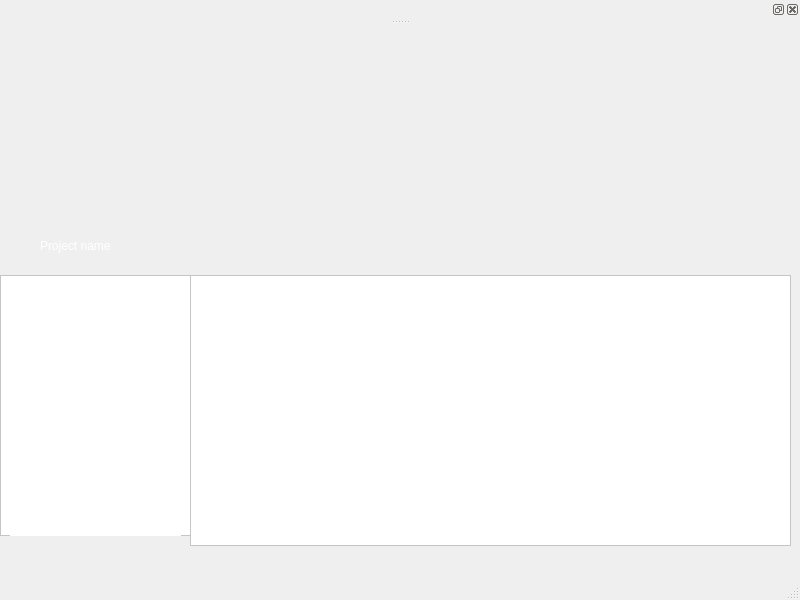
<?xml version="1.0" encoding="UTF-8"?>
<ui version="4.0">
 <class>MainWindow</class>
 <widget class="QMainWindow" name="MainWindow">
  <property name="geometry">
   <rect>
    <x>0</x>
    <y>0</y>
    <width>800</width>
    <height>600</height>
   </rect>
  </property>
  <property name="minimumSize">
   <size>
    <width>800</width>
    <height>600</height>
   </size>
  </property>
  <property name="maximumSize">
   <size>
    <width>800</width>
    <height>600</height>
   </size>
  </property>
  <property name="windowTitle">
   <string>MainWindow</string>
  </property>
  <widget class="QWidget" name="centralwidget">
   <widget class="QLabel" name="bg">
    <property name="geometry">
     <rect>
      <x>-50</x>
      <y>-51</y>
      <width>931</width>
      <height>351</height>
     </rect>
    </property>
    <property name="text">
     <string/>
    </property>
    <property name="pixmap">
     <pixmap>Bg1.png</pixmap>
    </property>
    <property name="indent">
     <number>0</number>
    </property>
   </widget>
   <widget class="QLabel" name="name">
    <property name="geometry">
     <rect>
      <x>40</x>
      <y>180</y>
      <width>601</width>
      <height>81</height>
     </rect>
    </property>
    <property name="styleSheet">
     <string notr="true">font: 75 24pt &quot;MS Shell Dlg 2&quot;;
color: rgb(255, 255, 255);</string>
    </property>
    <property name="text">
     <string>Project name</string>
    </property>
   </widget>
   <widget class="QFrame" name="menu">
    <property name="geometry">
     <rect>
      <x>0</x>
      <y>250</y>
      <width>191</width>
      <height>261</height>
     </rect>
    </property>
    <property name="styleSheet">
     <string notr="true">background-color: rgb(255, 255, 255);</string>
    </property>
    <property name="frameShape">
     <enum>QFrame::StyledPanel</enum>
    </property>
    <property name="frameShadow">
     <enum>QFrame::Raised</enum>
    </property>
    <widget class="QLabel" name="sourcecodeLabel">
     <property name="geometry">
      <rect>
       <x>10</x>
       <y>80</y>
       <width>171</width>
       <height>51</height>
      </rect>
     </property>
     <property name="styleSheet">
      <string notr="true">color: rgb(0,0,0);
font: 75 20pt &quot;MS Shell Dlg 2&quot;;</string>
     </property>
     <property name="text">
      <string/>
     </property>
     <property name="pixmap">
      <pixmap>sourcecode_button.png</pixmap>
     </property>
    </widget>
    <widget class="QLabel" name="photosLabel">
     <property name="geometry">
      <rect>
       <x>10</x>
       <y>150</y>
       <width>171</width>
       <height>51</height>
      </rect>
     </property>
     <property name="styleSheet">
      <string notr="true">color: rgb(0,0,0);
font: 75 20pt &quot;MS Shell Dlg 2&quot;;</string>
     </property>
     <property name="text">
      <string/>
     </property>
     <property name="pixmap">
      <pixmap>photos_button.png</pixmap>
     </property>
    </widget>
    <widget class="QLabel" name="commentsLabel">
     <property name="geometry">
      <rect>
       <x>10</x>
       <y>220</y>
       <width>171</width>
       <height>41</height>
      </rect>
     </property>
     <property name="styleSheet">
      <string notr="true">color: rgb(0,0,0);
font: 75 20pt &quot;MS Shell Dlg 2&quot;;</string>
     </property>
     <property name="text">
      <string/>
     </property>
     <property name="pixmap">
      <pixmap>comments_button.png</pixmap>
     </property>
    </widget>
    <widget class="QLabel" name="descriptionLabel">
     <property name="geometry">
      <rect>
       <x>10</x>
       <y>10</y>
       <width>171</width>
       <height>51</height>
      </rect>
     </property>
     <property name="styleSheet">
      <string notr="true">color: rgb(0,0,0);
font: 75 20pt &quot;MS Shell Dlg 2&quot;;</string>
     </property>
     <property name="text">
      <string/>
     </property>
     <property name="pixmap">
      <pixmap>descriptionButton.png</pixmap>
     </property>
    </widget>
    <zorder>sourcecodeLabel</zorder>
    <zorder>photosLabel</zorder>
    <zorder>commentsLabel</zorder>
    <zorder>bg</zorder>
    <zorder>descriptionLabel</zorder>
   </widget>
   <widget class="QScrollArea" name="info">
    <property name="geometry">
     <rect>
      <x>190</x>
      <y>250</y>
      <width>601</width>
      <height>271</height>
     </rect>
    </property>
    <property name="styleSheet">
     <string notr="true">background-color: rgb(255, 255, 255);
</string>
    </property>
    <property name="widgetResizable">
     <bool>true</bool>
    </property>
    <widget class="QWidget" name="scrollAreaWidgetContents">
     <property name="geometry">
      <rect>
       <x>0</x>
       <y>0</y>
       <width>599</width>
       <height>269</height>
      </rect>
     </property>
    </widget>
   </widget>
   <zorder>menu</zorder>
   <zorder>bg</zorder>
   <zorder>name</zorder>
   <zorder>info</zorder>
  </widget>
  <widget class="QMenuBar" name="menubar">
   <property name="geometry">
    <rect>
     <x>0</x>
     <y>0</y>
     <width>800</width>
     <height>21</height>
    </rect>
   </property>
  </widget>
  <widget class="QStatusBar" name="statusbar"/>
  <widget class="QDockWidget" name="dockWidget">
   <property name="styleSheet">
    <string notr="true">background-color: rgb(39, 148, 150);</string>
   </property>
   <attribute name="dockWidgetArea">
    <number>4</number>
   </attribute>
   <widget class="QWidget" name="dockWidgetContents">
    <widget class="QLineEdit" name="searchbar">
     <property name="geometry">
      <rect>
       <x>350</x>
       <y>3</y>
       <width>191</width>
       <height>20</height>
      </rect>
     </property>
     <property name="styleSheet">
      <string notr="true">background-color: rgb(255, 255, 255);
</string>
     </property>
    </widget>
   </widget>
  </widget>
 </widget>
 <resources/>
 <connections/>
</ui>
